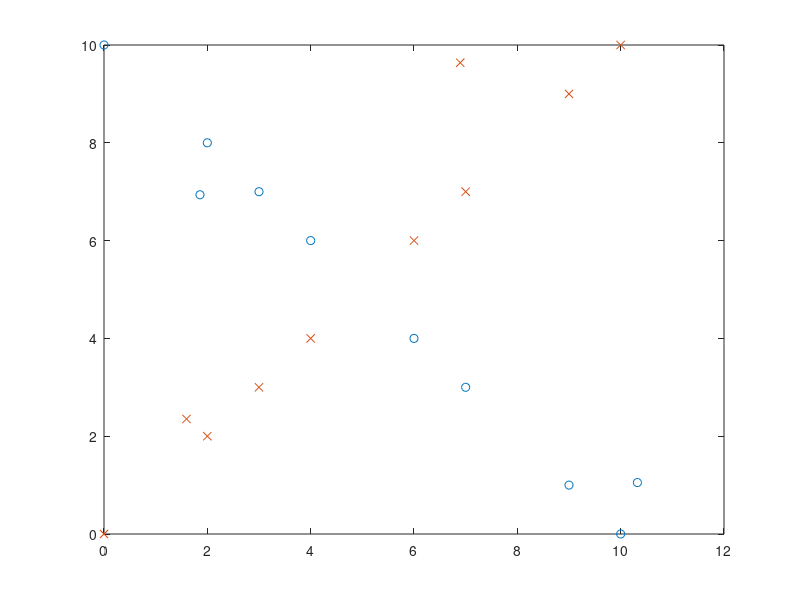

Write MATLAB code to recreate this figure. (Note: this script raises an error after producing the figure.)
clear;
clc;

load('A');
load('B');
plot(A(:,1),A(:,2),'o');
hold on 
plot(B(:,1),B(:,2),'x');


%makedata_noise;

%{
%TWSVM
[w1,w2,b1,b2] = TWSVC(A,B,0.1,0.1);
param1 = -w1(1,1)/(w1(2,1));
param2 = -b1/(w1(2,1));
x=linspace(0,10,20);
y = param1*x+param2;
plot(x,y,'--');
ylim([-1 11]);


param1 = -w2(1,1)/(w2(2,1));
param2 = -b2/(w2(2,1));
x=linspace(0,10,20);
y = param1*x+param2;
plot(x,y,'--');
ylim([-1 11]);

clearvars -except A B;
%}


%pTWSVM
[ u,distance ,SS] = svc( A,B,0.3,0.01);
param1 = -u(1,1)/(u(2,1));
param2 = -u(3,1)/(u(2,1));
x=linspace(0,10,20);
y = param1*x+param2;
plot(x,y);
ylim([-1 11]);

[ u,distance ,SS] = svc( B,A,1.5,0.1);
param1 = -u(1,1)/(u(2,1));
param2 = -u(3,1)/(u(2,1));
x=linspace(0,10,20);
y = param1*x+param2;
plot(x,y);
ylim([-1 11]);


